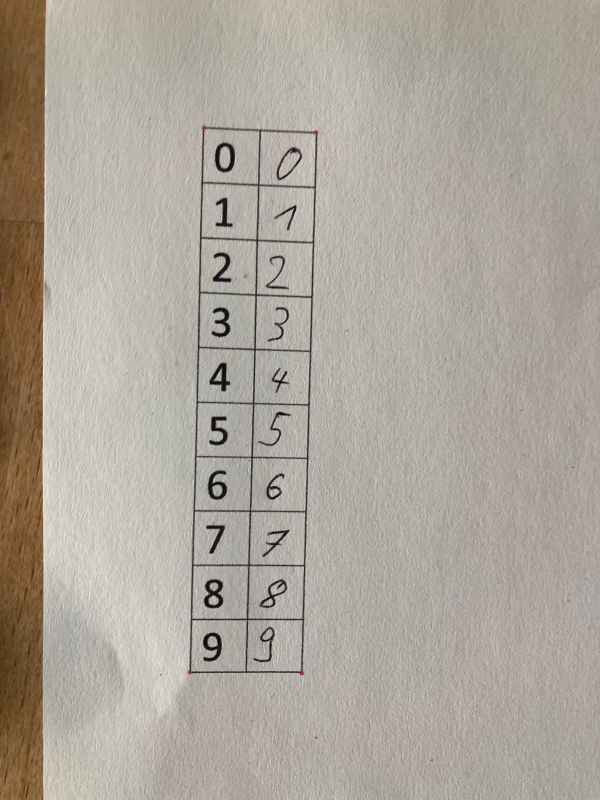
#> input picture examples/Test8.jpeg, 1200 x 1600 px, found by its file name (shown at 1/2 size)
$ python blobdection.py
#> lines starting #> are read from the running program, lines starting #| are printed output that depends on the picture; after the words box and inside, x2 and y2 are one past the last pixel; in counts of white or black regions, pixels touching at a corner belong together
#> in main, testimg is the input picture: shape (1600, 1200, 3); mean B, G, R 156.4, 165.7, 173.1
import cv2
import numpy as np
import imutils


def sort_contours(cnts, method="left-to-right"):
    reverse = False
    i = 0
    if method == "right-to-left" or method == "bottom-to-top":
        reverse = True
    if method == "top-to-bottom" or method == "bottom-to-top":
        i = 1
    boundingBoxes = [cv2.boundingRect(c) for c in cnts]
    (cnts, boundingBoxes) = zip(*sorted(zip(cnts, boundingBoxes),
    key=lambda b:b[1][i], reverse=reverse))
    # return the list of sorted contours and bounding boxes
    return (cnts, boundingBoxes)

def get_letters(image):
    letters = []
    gray = cv2.cvtColor(image, cv2.COLOR_BGR2GRAY)
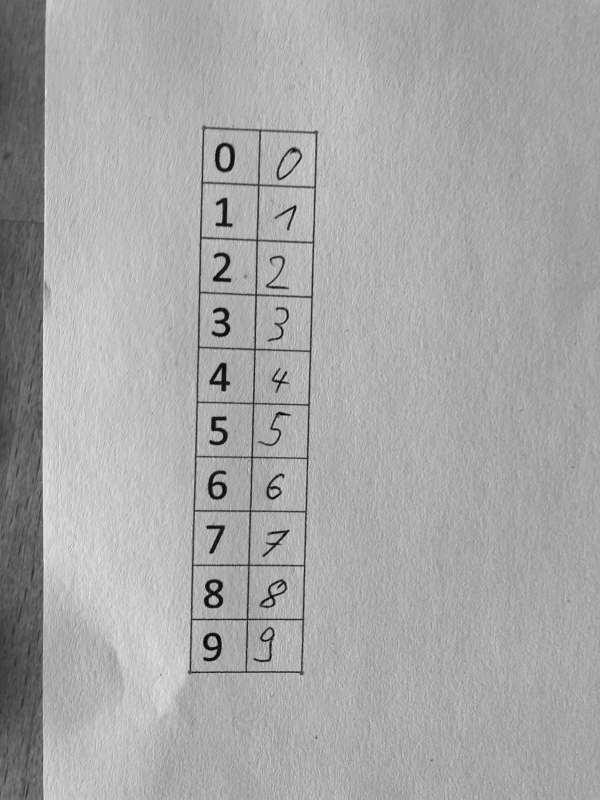
#> gray: shape (1600, 1200) (shown at 1/2 size); min 0, max 249, mean 166.9
    ret,thresh1 = cv2.threshold(gray ,127,255,cv2.THRESH_BINARY_INV)
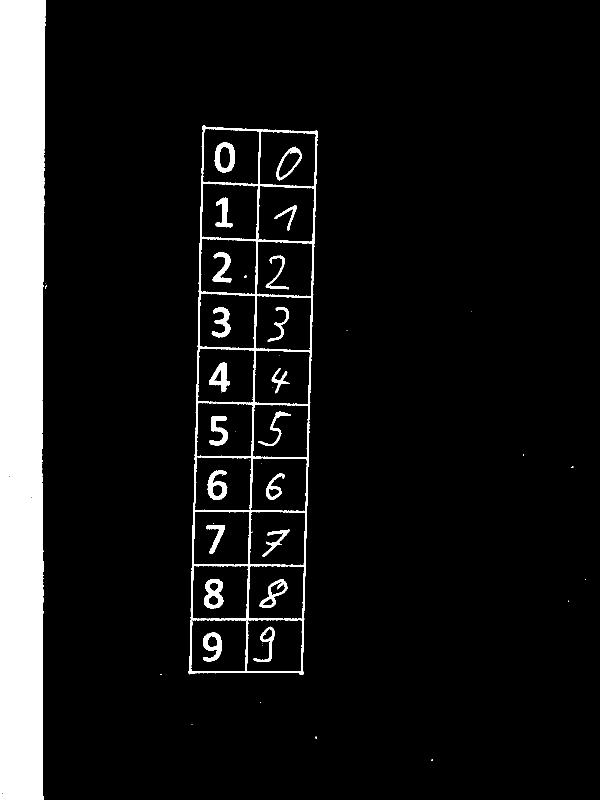
#> thresh1: shape (1600, 1200) (shown at 1/2 size); 9.2% white; 47 white regions (25 under 20 px), largest, box (x1, y1, x2, y2) and area: (0, 0, 92, 1600) 138760, (376, 251, 636, 1350) 19952, (408, 1158, 447, 1217) 1345
    dilated = cv2.dilate(thresh1, None, iterations=2)
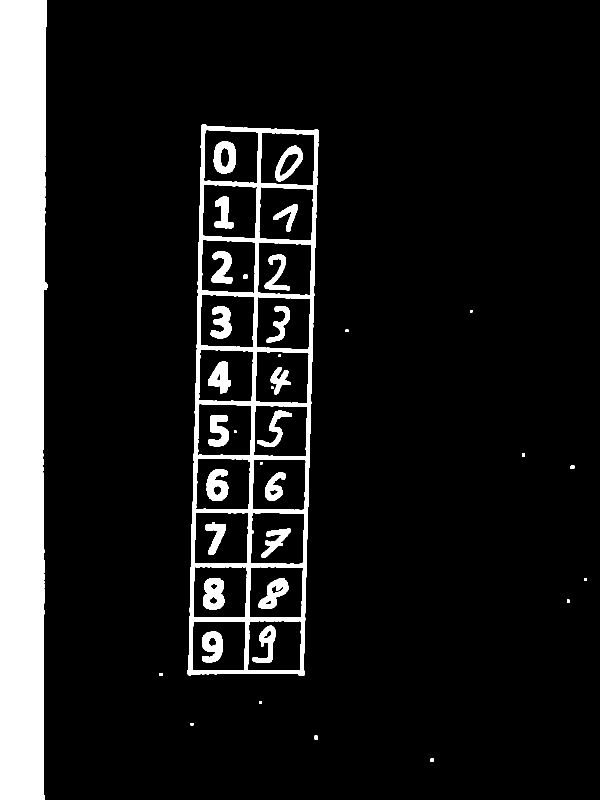
#> dilated: shape (1600, 1200) (shown at 1/2 size); 11.4% white; 38 white regions

    cnts = cv2.findContours(dilated.copy(), cv2.RETR_EXTERNAL,cv2.CHAIN_APPROX_SIMPLE)
#> cnts = 13 contours, 1 with area under 20; largest, box (x1, y1, x2, y2) and area: (374, 249, 638, 1352) 252368, (0, 0, 95, 1600) 140656, (629, 1471, 636, 1480) 46, (860, 1517, 868, 1524) 41, (1141, 931, 1149, 938) 39
    cnts = imutils.grab_contours(cnts)
    cnts = sort_contours(cnts, method="left-to-right")[0]
#> in sort_contours, `boundingBoxes = [cv2.boundingRect(c) for c in cnts]`: boundingBoxes = [(860, 1517, 8, 7), (629, 1471, 7, 9), (381, 1446, 6, 5), (518, 1402, 5, 6), (319, 1346, 6, 6), (1134, 1199, 6, 6), (1168, 1156, 6, 5), (1141, 931, 8, 7), (1044, 907, 6, 6), (691, 659, 6, 5), (940, 620, 5, 5), (374, 249, 264, 1103), (0, 0, 95, 1600)]
#> in sort_contours, `(cnts, boundingBoxes) = zip(*sorted(zip(cnts, boundingBoxes), key=lamb..`: boundingBoxes = ((0, 0, 95, 1600), (319, 1346, 6, 6), (374, 249, 264, 1103), (381, 1446, 6, 5), (518, 1402, 5, 6), (629, 1471, 7, 9), (691, 659, 6, 5), (860, 1517, 8, 7), (940, 620, 5, 5), (1044, 907, 6, 6), (1134, 1199, 6, 6), (1141, 931, 8, 7), (1168, 1156, 6, 5))
    # loop over the contours
    for c in cnts:
        if cv2.contourArea(c) > 10:
            (x, y, w, h) = cv2.boundingRect(c)
            cv2.rectangle(image, (x, y), (x + w, y + h), (0, 255, 0), 2)
        roi = gray[y:y + h, x:x + w]
        thresh = cv2.threshold(roi, 0, 255,cv2.THRESH_BINARY_INV | cv2.THRESH_OTSU)[1]
        thresh = cv2.resize(thresh, (32, 32), interpolation = cv2.INTER_CUBIC)
        thresh = thresh.astype("float32") / 255.0
        thresh = np.expand_dims(thresh, axis=-1)
        thresh = thresh.reshape(1,32,32,1)
        letters.append(thresh)
#> this loop made 13 passes
#> (c, x, y, w, h) on passes 2, 4, 5, 7, 9, 10, 13: ([[319, 1346], [319, 1351], [324, 1351], [324, 1346]], 319, 1346, 6, 6), ([[381, 1446], [381, 1450], [386, 1450], [386, 1446]], 381, 1446, 6, 5), ([[518, 1402], [518, 1407], [522, 1407], [522, 1402]], 518, 1402, 5, 6), ([[691, 659], [691, 663], [696, 663], [696, 659]], 691, 659, 6, 5), ([[940, 620], [940, 624], [944, 624], [944, 620]], 940, 620, 5, 5), ([[1044, 907], [1044, 912], [1049, 912], [1049, 907]], 1044, 907, 6, 6), ([[1168, 1156], [1168, 1160], [1173, 1160], [1173, 1156]], 1168, 1156, 6, 5)
#> pass 1, in get_letters, `roi = gray[y:y + h, x:x + w]`:
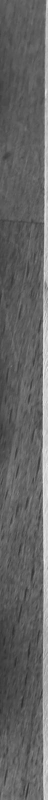
#> roi: shape (1600, 95) (shown at 1/2 size); min 42, max 249, mean 99.7
#> pass 1, in get_letters, `thresh = cv2.resize(thresh, (32, 32), interpolation = cv2.INTER_CUBIC)`:
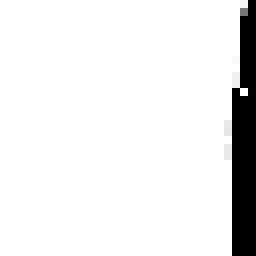
#> thresh: shape (32, 32) (shown 8 times larger); min 0, max 255, mean 234.3
#> after the loop:
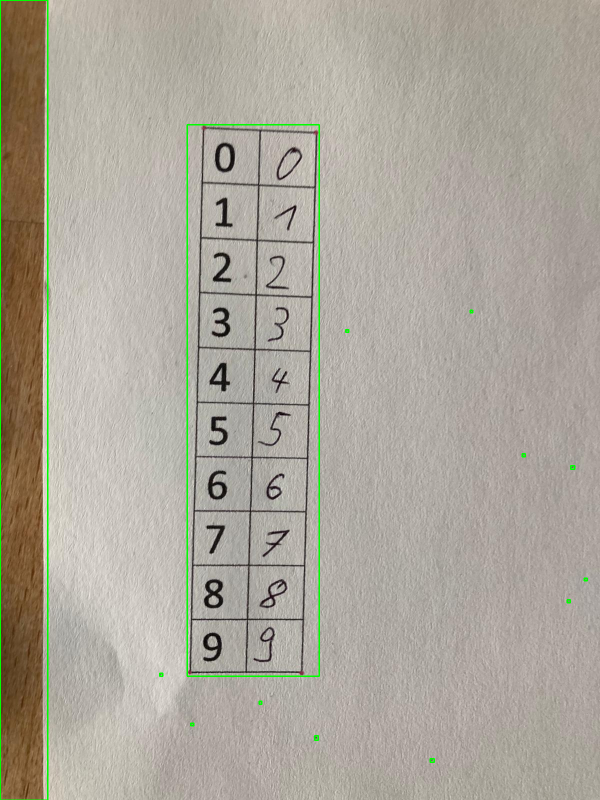
#> image: shape (1600, 1200, 3) (shown at 1/2 size); 0.9% of pixels changed, all inside (x1, y1, x2, y2) = (0, 0, 1176, 1600)
#> after the loop, letters = 13 items
    return letters, image


def main():
    testimg = cv2.imread(r"C:\Users\CHr\projects\Belegarbeit-Handschtift-KI\examples\Test8.jpeg")
    letters, img = get_letters(testimg)
#> letters = 13 items
    cv2.imwrite("out/img.png", img)
    for x, l in enumerate(letters):
        cv2.imwrite(f"out/img{x}.png", l[0])
        print(l.shape)
#> this loop made 13 passes
#| (1, 32, 32, 1)
#| (1, 32, 32, 1)
#| (1, 32, 32, 1)
#| (1, 32, 32, 1)
#| (1, 32, 32, 1)
#| (1, 32, 32, 1)
#| (1, 32, 32, 1)
#| (1, 32, 32, 1)
#> (further printed lines are left out)
#> pass 2, in main, `cv2.imwrite(f"out/img{x}.png", l[0])`:
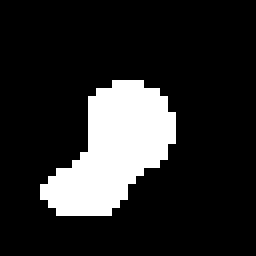
#> saved as img1.png: shape (32, 32, 1) (shown 8 times larger); values 0 (black) and 1 (white), 16.4% white; 1 white region, box (x1, y1, x2, y2) and area: (5, 10, 22, 27) 168


if __name__ == "__main__":
    main()

$ run again, with examples/Test5.jpeg copied over examples/Test8.jpeg
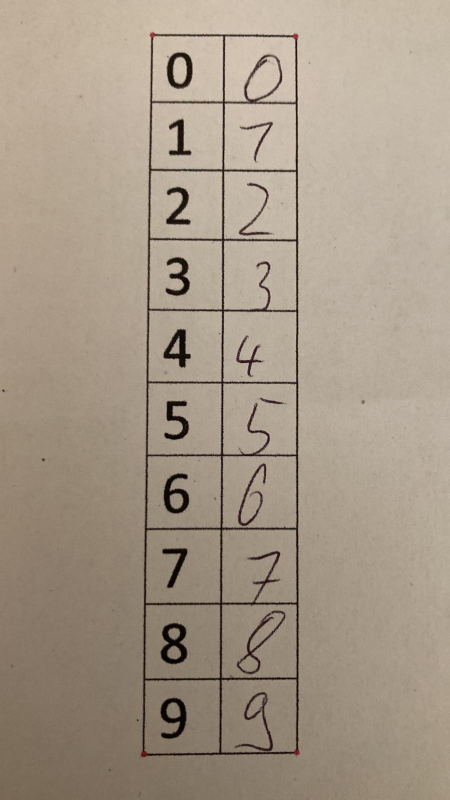
#> input picture examples/Test5.jpeg, 900 x 1600 px, found by its file name (shown at 1/2 size)
#> in main, testimg is the input picture: shape (1600, 900, 3); mean B, G, R 135.7, 152.4, 166
#> thresh1: shape (1600, 900); 16.5% white; 726 white regions (661 under 20 px), largest, box (x1, y1, x2, y2) and area: (0, 65, 608, 1600) 210688, (472, 1220, 571, 1350) 2388, (326, 946, 379, 1028) 2351
#> dilated: shape (1600, 900); 22.2% white; 154 white regions
#> in get_letters, `cnts = cv2.findContours(dilated.copy(), cv2.RETR_EXTERNAL,cv2.CHAIN_AP..`: cnts = 96 contours, 21 with area under 20; largest, box (x1, y1, x2, y2) and area: (0, 63, 644, 1600) 604519, (54, 1060, 90, 1082) 310, (172, 1085, 200, 1108) 206, (21, 1122, 43, 1138) 145, (94, 1053, 113, 1070) 130
#> in sort_contours, `boundingBoxes = [cv2.boundingRect(c) for c in cnts]`: boundingBoxes = 96 items, first 6: (741, 1594, 5, 5), (651, 1590, 10, 10), (715, 1584, 7, 5), (686, 1584, 9, 8), (668, 1582, 8, 12), (630, 1574, 5, 6)
#> in sort_contours, `(cnts, boundingBoxes) = zip(*sorted(zip(cnts, boundingBoxes), key=lamb..`: boundingBoxes = 96 items, first 6: (0, 1119, 5, 7), (0, 63, 644, 1537), (2, 1029, 6, 5), (2, 777, 11, 10), (6, 1094, 5, 5), (13, 1126, 6, 6)
#> the loop in get_letters, `for c in cnts:` made 96 passes
#> (c, x, y, w, h) on passes 3, 5, 7, 8, 11, 13: ([[2, 1029], [2, 1033], [7, 1033], [7, 1029]], 2, 1029, 6, 5), ([[6, 1094], [6, 1098], [10, 1098], [10, 1094]], 6, 1094, 5, 5), ([[13, 1045], [13, 1049], [17, 1049], [17, 1045]], 13, 1045, 5, 5), ([[17, 1133], [17, 1138], [22, 1138], [22, 1133]], 17, 1133, 6, 6), ([[22, 1115], [22, 1121], [27, 1121], [27, 1115]], 22, 1115, 6, 7), ([[32, 1078], [32, 1082], [38, 1082], [38, 1078]], 32, 1078, 7, 5)
#> after the loop in get_letters, `for c in cnts:`:
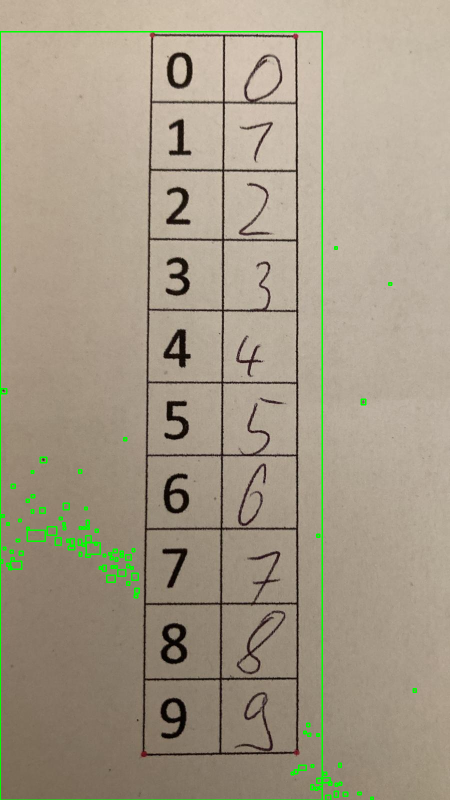
#> image: shape (1600, 900, 3) (shown at 1/2 size); 1.28% of pixels changed, all inside (x1, y1, x2, y2) = (0, 62, 834, 1600)
#> after the loop in get_letters, `for c in cnts:`: letters = 96 items
#> the loop in main, `for x, l in enumerate(letters):` made 96 passes
#| (1, 32, 32, 1)
#| (1, 32, 32, 1)
#| (1, 32, 32, 1)
#| (1, 32, 32, 1)
#| (1, 32, 32, 1)
#> (further printed lines are left out)
#> pass 2, in main, `cv2.imwrite(f"out/img{x}.png", l[0])`:
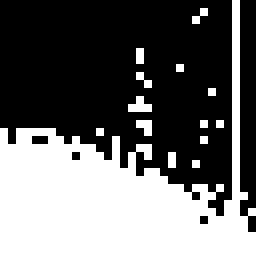
#> saved as img1.png: shape (32, 32, 1) (shown 8 times larger); values 0 (black) and 1 (white), 40.4% white; 14 white regions (13 under 20 px), largest, box (x1, y1, x2, y2) and area: (0, 0, 32, 32) 392
